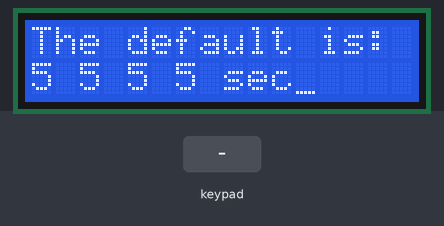
The sketch below on a simulated Arduino Mega 2560, built with avr-gcc and run on an emulated ATmega2560. Parts: 16×2 character LCD. Wiring (inferred from the names in the program): 24Cxx EEPROM at I2C address 0x50. The inputs (shaded band) are chosen by the test bench. EEPROM starts erased.

Above: at 5.6 s.
At 8.2 s:
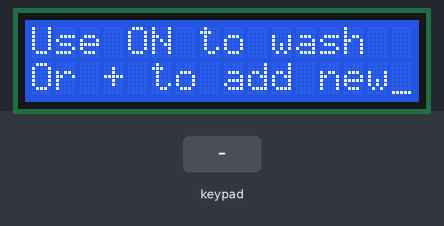
8.3 s: key 's' pressed
At 9.6 s:
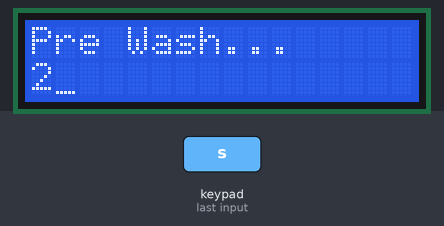
11.3 s: keypad keys 8 / 2 = pressed 0.4 s apart
15.9 s: key '-' pressed
At 18.7 s:
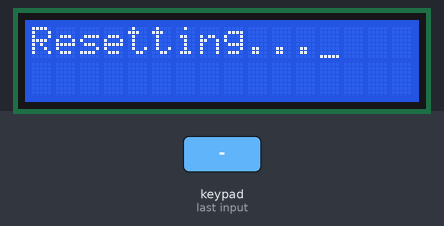
18.9 s: keypad keys 7 + 5 = pressed 0.4 s apart
At 21.5 s:
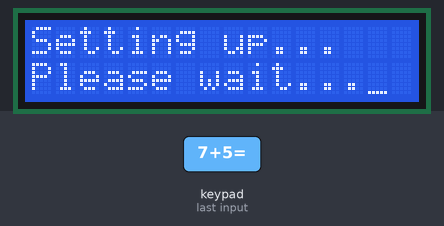
22.2 s: key '+' pressed
25.2 s: key '=' pressed
Timing chart, 0 to 28.2 s (numbered marks = the images above; inputs shaded):
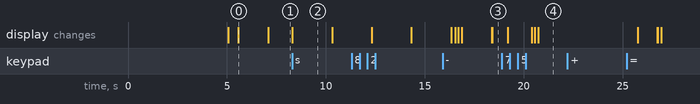

The sketch:

7.ino
```cpp
#include <Wire.h>
#include<LiquidCrystal.h>
#include <Keypad.h>

#define SLAVE_ADDRESS 0b1010000    // slave address

#define RS_PIN 13
#define EN_PIN 12
#define D4_PIN 8
#define D5_PIN 9
#define D6_PIN 10
#define D7_PIN 11

#define preWash_LED A0
#define detergents_LED  A3
#define water_LED A5
#define dry_LED A8


LiquidCrystal lcd(RS_PIN, EN_PIN, D4_PIN, D5_PIN, D6_PIN, D7_PIN );

const byte rows = 4; //four rows
const byte cols = 4; //four columns
char keys[rows][cols] = {
  {'7', '8', '9', '/'},
  {'4', '5', '6', '*'},
  {'1', '2', '3', '-'},
  {'s', '0', '=', '+'}
};
byte rowPins[rows] = {31, 33, 35, 37}; //connect to the row pinouts of the keypad
byte colPins[cols] = {23, 25, 27, 29}; //connect to the column pinouts of the keypad
Keypad keypad = Keypad( makeKeymap(keys), rowPins, colPins, rows, cols );

void eeprom_write(uint8_t memAddress, uint8_t writtenData);
uint8_t eeprom_read(uint8_t memAddress);

int i = 0;
int numberOfPrograms = 1;

int preWash_time = 2;
int detergents_time = 2;
int water_time = 2;
int dry_time = 2;


bool set = false;
bool select = false;

char input[4];
int selectedProgram = 0;


void setup() {
  Wire.begin();
  Serial.begin(9600);
  lcd.begin(16, 2);
  lcd.cursor();

  memset(input, '2', sizeof(input));


  lcd.clear();
  lcd.setCursor(0, 0);
  lcd.print("Setting up...");   // setting default program in memory
  lcd.setCursor(0, 1);
  lcd.print("Please wait...");


  eeprom_write(0, 0);
  delay(1000);    // waiting for memry to accomplish

  eeprom_write(1, preWash_time);
  delay(1000);    // waiting for memry to accomplish

  eeprom_write(2, detergents_time);
  delay(1000);    // waiting for memry to accomplish

  eeprom_write(3, water_time);
  delay(1000);    // waiting for memry to accomplish

  eeprom_write(4, dry_time);
  delay(1000);      // waiting for memry to accomplish

  lcd.clear();
  lcd.setCursor(0, 0);
  lcd.print("done!");
  delay(500);
  lcd.clear();
  lcd.setCursor(0, 0);

  lcd.print("The default is:");
  lcd.setCursor(0, 1);
  lcd.print("5 5 5 5 sec");
  delay(1500);
  lcd.clear();
  lcd.setCursor(0, 0);

  lcd.print("Use ON to wash");
  lcd.setCursor(0, 1);
  lcd.print("Or + to add new");


}

void loop() {
  char key = keypad.getKey();
  if (key != NO_KEY) {
    switch (key) {
      case's':  // start to wash

        lcd.clear();
        lcd.setCursor(0, 0);
        lcd.print("Pre Wash...");
        lcd.setCursor(0, 1);
        lcd.print(eeprom_read((selectedProgram * 5) + 1));
        digitalWrite(preWash_LED, HIGH);
        delay(eeprom_read((selectedProgram * 5) + 1) * 1000);

        lcd.clear();
        lcd.setCursor(0, 0);
        lcd.print("Detergents...");
        lcd.setCursor(0, 1);
        lcd.print(eeprom_read((selectedProgram * 5) + 2));
        digitalWrite(detergents_LED, HIGH);
        delay(eeprom_read((selectedProgram * 5) + 2) * 1000);     // 2

        lcd.clear();
        lcd.setCursor(0, 0);
        lcd.print("Water...");
        lcd.setCursor(0, 1);
        lcd.print(eeprom_read((selectedProgram * 5) + 3));
        digitalWrite(water_LED, HIGH);
        delay(eeprom_read((selectedProgram * 5) + 3) * 1000);     // 3

        lcd.clear();
        lcd.setCursor(0, 0);
        lcd.print("Drying...");
        lcd.setCursor(0, 1);
        lcd.print(eeprom_read((selectedProgram * 5) + 4));
        digitalWrite(dry_LED, HIGH);
        delay(eeprom_read((selectedProgram * 5) + 4) * 1000);     // 4


        lcd.clear();
        lcd.setCursor(0, 0);
        lcd.print("Washing is done.");
        lcd.setCursor(0, 1);
        lcd.print("Use - to reset");

        break;

      case '-':
        lcd.clear();
        lcd.setCursor(0, 0);
        lcd.print("Resetting...");

        digitalWrite(preWash_LED, LOW);
        delay(200);
        digitalWrite(detergents_LED, LOW);
        delay(200);
        digitalWrite(water_LED, LOW);
        delay(200);
        digitalWrite(dry_LED, LOW);
        delay(200);

        lcd.clear();
        lcd.setCursor(0, 0);
        lcd.print("Resetting done.");
        delay(1000);

        break;

      case'/':  // select a program
        lcd.clear();
        lcd.clear();
        lcd.setCursor(0, 0);
        lcd.print("Choose one:");
        lcd.setCursor(0, 1);
        for (int i = 0; i < numberOfPrograms ; i++) {
          lcd.print(eeprom_read(i * 5));
          lcd.print(" ");
        }
        lcd.print(": ");
        select = true;
        i = 0;

        break;


      case '+':   // set a new program
        lcd.clear();
        lcd.setCursor(0, 0);
        if (numberOfPrograms == 5) {
          lcd.print("No more programs");
          lcd.setCursor(0, 1);
          lcd.print("are accepted!");
        }
        else {
          lcd.print("Enter 4 digits:");
          i = 0;
          set = true;
        }

        break;

      case '=': // accomplish setting or selecting a program
        if (set) {
          i = 0;

          lcd.clear();
          lcd.setCursor(0, 0);
          lcd.print("Setting up...");   // setting default program in memory
          lcd.setCursor(0, 1);
          lcd.print("Please wait...");

          eeprom_write((numberOfPrograms * 5), numberOfPrograms);
          delay(1000);    // waiting for memry to accomplish

          eeprom_write((numberOfPrograms * 5) + 1, input[0] - 48);
          delay(1000);    // waiting for memry to accomplish

          eeprom_write((numberOfPrograms * 5) + 2, input[1] - 48);
          delay(1000);    // waiting for memry to accomplish

          eeprom_write((numberOfPrograms * 5) + 3, input[2] - 48);
          delay(1000);    // waiting for memry to accomplish

          eeprom_write((numberOfPrograms * 5) + 4, input[3] - 48);
          delay(1000);    // waiting for memry to accomplish

          set = false;
          memset(input, '2', 4);

          lcd.clear();
          lcd.setCursor(0, 0);
          lcd.print("New program");
          lcd.setCursor(0, 1);
          lcd.print("was Saved!");
          delay(1000);
          lcd.clear();
          lcd.setCursor(0, 0);
          lcd.print("Use / to select.");

          numberOfPrograms++;

        }
        else if (select) {
          i = 0;
          select = false;
          lcd.clear();
          lcd.setCursor(0, 0);
          lcd.print("Current program:");
          lcd.setCursor(7, 1);
          lcd.print(selectedProgram);
          delay(1500);
          lcd.clear();
          lcd.setCursor(0, 0);
          lcd.print("Use On to wash.");

        }

        break;

      default:
        if (key == '0' || key == '1' || key == '2' || key == '3' || key == '4' || key == '5' || key == '6' || key == '7' || key == '8' || key == '9') {
          if (select) {    // select a program
            selectedProgram = key - 48;
            i = 0;
            lcd.setCursor(13, 1);
            lcd.print(selectedProgram);
          }
          else if (set) {   // set a new program
            input[i] = key;
            lcd.setCursor(i, 1);
            lcd.print(input[i]);
            i++;
            if (i == 4) {
              i = 0;
            }
          }
          break;

        }

    }
  }
}

void eeprom_write(uint8_t memAddress, uint8_t writtenData) {
  Wire.beginTransmission(SLAVE_ADDRESS); // start bit + slave address + w/r (write is selected)

  Wire.write(memAddress);    // memory block address
  Wire.write(writtenData);  // data on that block

  Wire.endTransmission();   // stop bit
}

uint8_t eeprom_read(uint8_t memAddress) {
  Wire.beginTransmission(SLAVE_ADDRESS); // start bit + slave address
  Wire.write(memAddress);    // memory block address
  Wire.endTransmission();   // stop bit

  Wire.requestFrom(SLAVE_ADDRESS, 1);  // request Slave to read 1 Byte from it

  uint8_t readData = Wire.read();
  return readData;
}
```

Measured:
- after the input at 8.3 s, the display: changes at once (image 2)
- after the input at 15.9 s, the display: first differs from a run without the input after 2.5 s (image 3)
- after the input at 18.9 s, the display: first differs from a run without the input after 1.5 s (image 4 shows a later state)
- after the input at 22.2 s, every drawn part: stays the same
- what the display in image 0 shows lasts 1.5 s, from 5.6 s to 7.1 s
- what the display in image 2 shows lasts 2.0 s, from 8.3 s to 10.3 s
